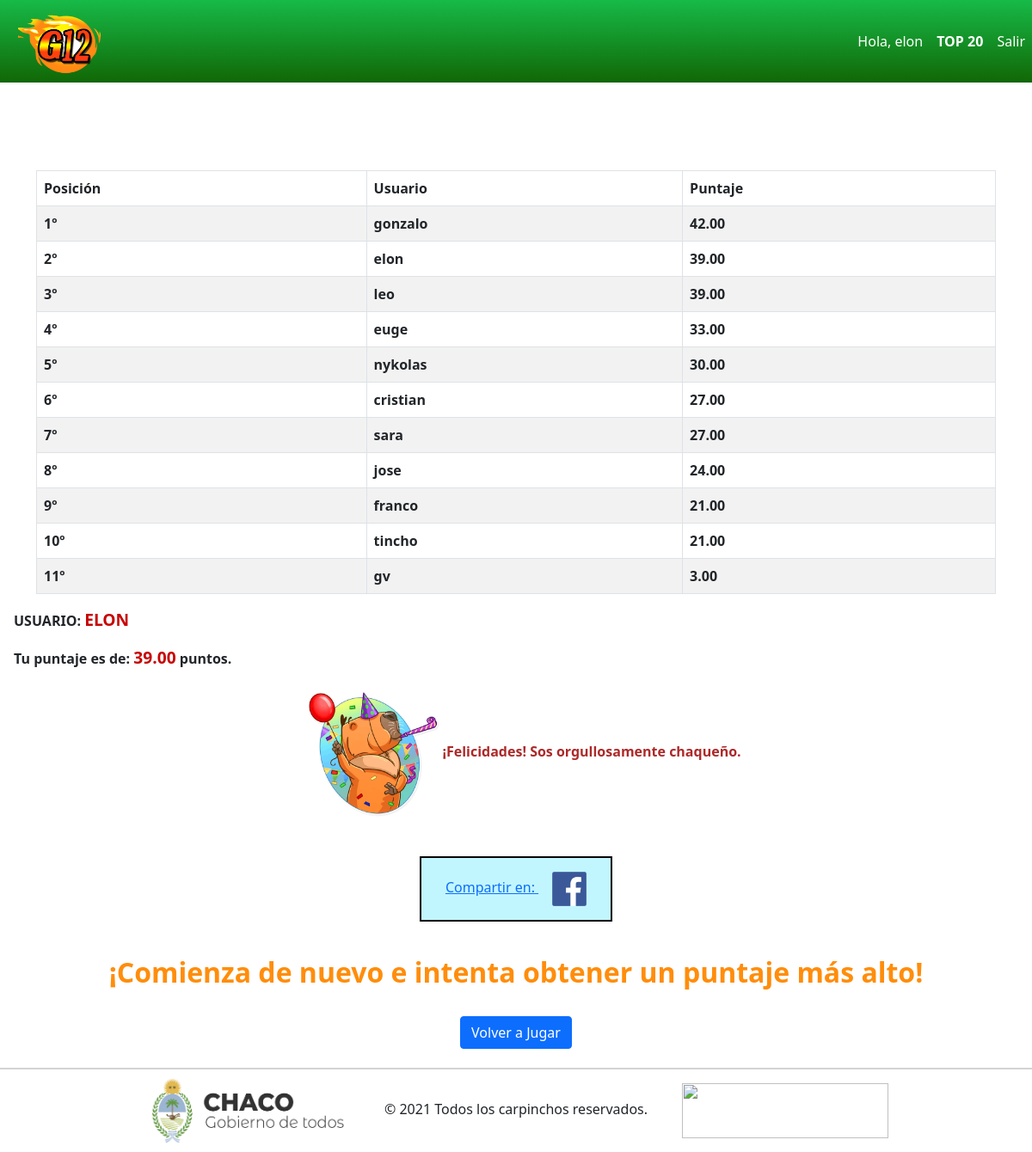
Page /tablero/ (signed in) on the committed database.
### Quiz/models.py (models this page shows, shortened)
class QuizUsuario(models.Model):
    usuario = models.OneToOneField(User, on_delete=models.CASCADE)
    puntaje_total = models.DecimalField(verbose_name='puntaje total', default = 0, decimal_places= 2, max_digits=10, null=True)

### Quiz/views.py (the view)
# urls.py: path('tablero/', tablero, name='tablero'),
@login_required(login_url='login')
def tablero(request):
    total_usuarios_quiz = QuizUsuario.objects.order_by('-puntaje_total')[:20]
    contador = total_usuarios_quiz.count()
    context = {
        'usuario_quiz': total_usuarios_quiz,
        'contar_user':contador,
    }
    return render(request,'play/tablero.html',context)

### templates/play/tablero.html (shortened to what this page needs)
{% extends 'base.html' %}
{% load static %}
{% block contenido %}
    <div class="container">
        <h1 class="text-center my-4">
            <span class="badge badge-info">
            </span>
        </h1>
        <table class="table table-striped table-bordered">
            <thead>
                <tr>
                    <th>Posición</th>
                    <th>Usuario</th>
                    <th>Puntaje</th>
                </tr>
            </thead>
            <tbody>
                {% for user_quiz in usuario_quiz %}
                <tr>
                    <th>{{forloop.counter}}º</th>
                    <th>{{user_quiz.usuario.username}}</th>
                    {% if user_quiz.puntaje_total == None %}
                        <th>0</th>
                    {% else %}
                        <th>{{user_quiz.puntaje_total}}</th>
                    {% endif %}
                </tr>
                {% endfor %}
            </tbody>
        </table>
    </div>
    <div class="puntaje">
        <p> USUARIO: <span class="puntaje_actual">{{user.username.upper}}</span></p>
        {% for user_quiz in usuario_quiz %}
            {% if user.username == user_quiz.usuario.username %}
                {% if user_quiz.puntaje_total == None %}
                    <p>Tu puntaje es de:  <span class="puntaje_actual">0</span> puntos.</p>
                    <div class="imagen-puntaje"><img src="{% static 'images/muymalo.png' %}" alt=""><span>¡Ni siquiera lo intentaste!</span>
                    </div>
                {% else %}
                    <p>Tu puntaje es de: <span class="puntaje_actual">{{user_quiz.puntaje_total}}</span> puntos.</p>
                    {% if user_quiz.puntaje_total <= 14  %}
                        <div class="imagen-puntaje"><img src="{% static 'images/malo.png' %}" alt=""><span>¡Mejor suerte para la próxima!</span>
                        </div>
                    {% elif user_quiz.puntaje_total > 14 and user_quiz.puntaje_total <= 24 %}
                        <div class="imagen-puntaje"><img src="{% static 'images/mediano.png' %}" alt=""><span>¡Buen intento! Pero se puede mejorar.</span>
                        </div>
                    {% elif user_quiz.puntaje_total > 24 %}
                        <div class="imagen-puntaje"><img src="{% static 'images/bueno.png' %}" alt=""><span>¡Felicidades! Sos orgullosamente chaqueño.</span>
                        </div>
                    {% endif %}
                {% endif %}
            {% endif %}
        {% endfor %}
    </div>
    <div class="share">
        <a href="#"
            onclick="
                window.open(
                'https://www.facebook.com/sharer/sharer.php?u='+encodeURIComponent(location.href),
                'facebook-share-dialog',
                'width=626,height=436');
                return false;"><div class="cuadrito"><span>Compartir en:</span>
            <img class="facebooklogo" src="{% static 'images/fb.png' %}" alt="">
        </a></div>
    <div class="jugar-denuevo">
        <h2 class="comienza">¡Comienza de nuevo e intenta obtener un puntaje más alto!</h2><br>
        <a href="{% url 'atencion' %}"><button type="button" class="btn btn-primary">Volver a Jugar </button></a>
        <br><br><br><br><br><br>
    </div>
    {% endblock %}

### templates/includes/navbar.html (shortened to what this page needs)
{% load static %}
<nav class="navbar navbar-expand-lg navbar-light" style="background: linear-gradient(180deg, rgba(24,185,34,1) 0%, rgba(23,186,72,1) 0%, rgba(17,103,5,1) 100%); padding-left: 5px;">
    <a href="{% url 'inicio' %}"><img title="Inicio" class="logo-g12" src="{% static 'images/logo.png' %}" alt=""></a>
    <div class="collapse navbar-collapse justify-content-end" id="navbarNav">
      <ul class="navbar-nav">
        {% if user.is_authenticated %}
        <li class="nav-item active">
          <a class="nav-link" href="#" style="color:white">Hola, {{user.username}}</a>
        </li>
        <li class="nav-item">
          <a class="nav-link" href="{% url 'tablero' %}" style="color:white"><b>TOP 20</b></a>
        </li>
        <li class="nav-item">
          <a class="nav-link" href="{% url 'logout_vista' %}" style="color:white">Salir</a>
        </li>
          {% endif %}
      </ul>
    </div>
  </nav>

### static/css/main.css (style rules this page uses)
body { height:80vh; }
.logo-g12 { height:10vh; width: 12vh; margin-left: 2vh; }
.puntaje { margin-left:2vh; font-weight: bold; }
.puntaje_actual { color: rgb(199, 3, 3); font-size: 120%; }
.jugar-denuevo { text-align: center; }
.comienza { color: rgb(255, 141, 11); font-weight: bold; }
.imagen-puntaje { text-align: center; color: rgb(173, 41, 41); }
.imagen-puntaje img { width: 20vh; }
.share img { width: 5vh; }
.share { color: blue; text-align: center; padding: 5vh; display:flex; align-items: center; justify-content: center; }
.cuadrito { width: 20%; border: solid black 2px; padding: 2vh; background-color: rgb(194, 246, 255) }
.facebooklogo { margin-left: 2vh; }

### rows in the picture
QuizUsuario: usuario.username "gonzalo", puntaje_total "42.00"
QuizUsuario: usuario.username "elon", puntaje_total "39.00"
QuizUsuario: usuario.username "leo", puntaje_total "39.00"
QuizUsuario: usuario.username "euge", puntaje_total "33.00"
QuizUsuario: usuario.username "nykolas", puntaje_total "30.00"
QuizUsuario: usuario.username "cristian", puntaje_total "27.00"
QuizUsuario: usuario.username "sara", puntaje_total "27.00"
QuizUsuario: usuario.username "jose", puntaje_total "24.00"
QuizUsuario: usuario.username "franco", puntaje_total "21.00"
QuizUsuario: usuario.username "tincho", puntaje_total "21.00"
QuizUsuario: usuario.username "gv", puntaje_total "3.00"

### other values in the picture
{{ user.username }} "elon"
{{ user.username.upper }} "ELON"
